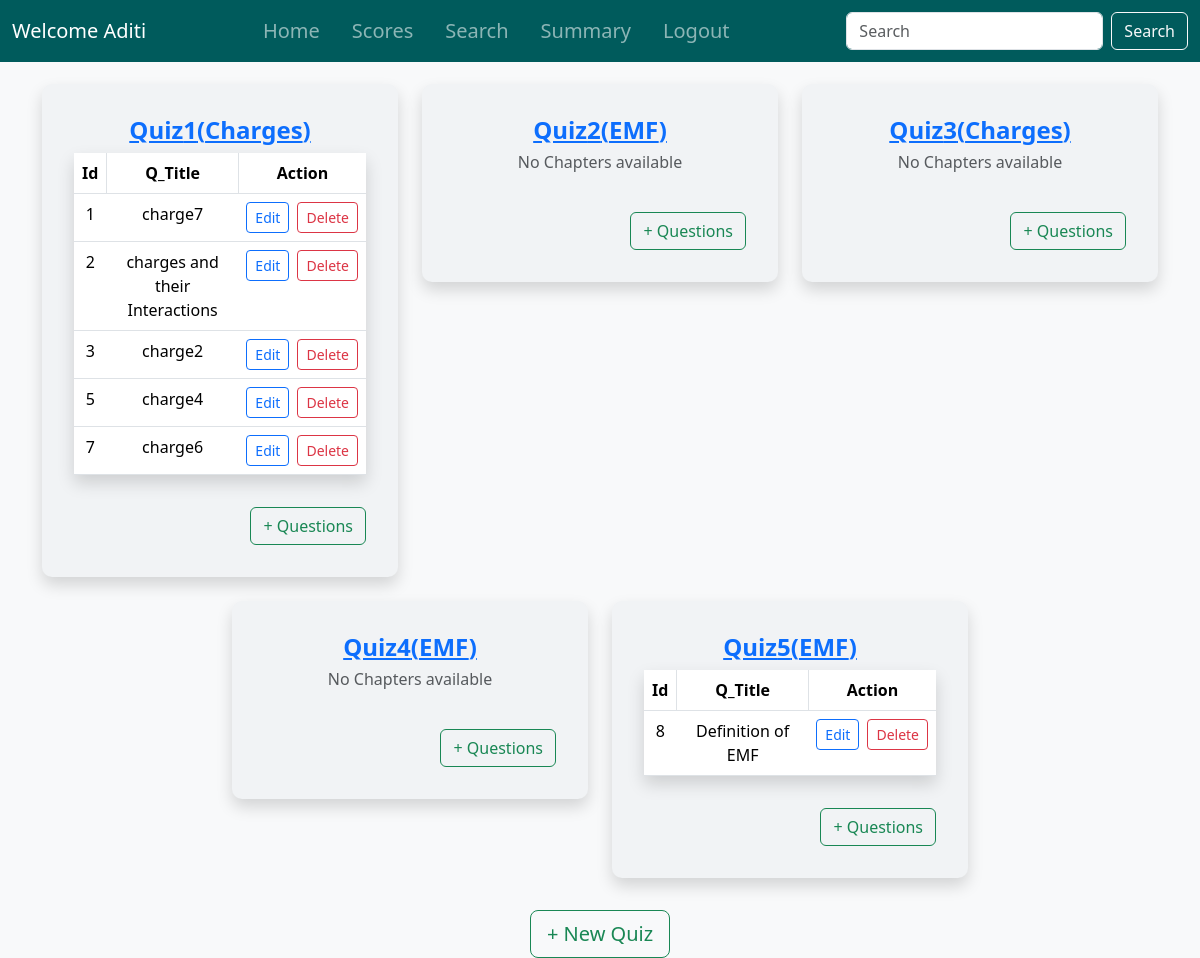
The app's page /admin/quiz_management (signed in), older data.
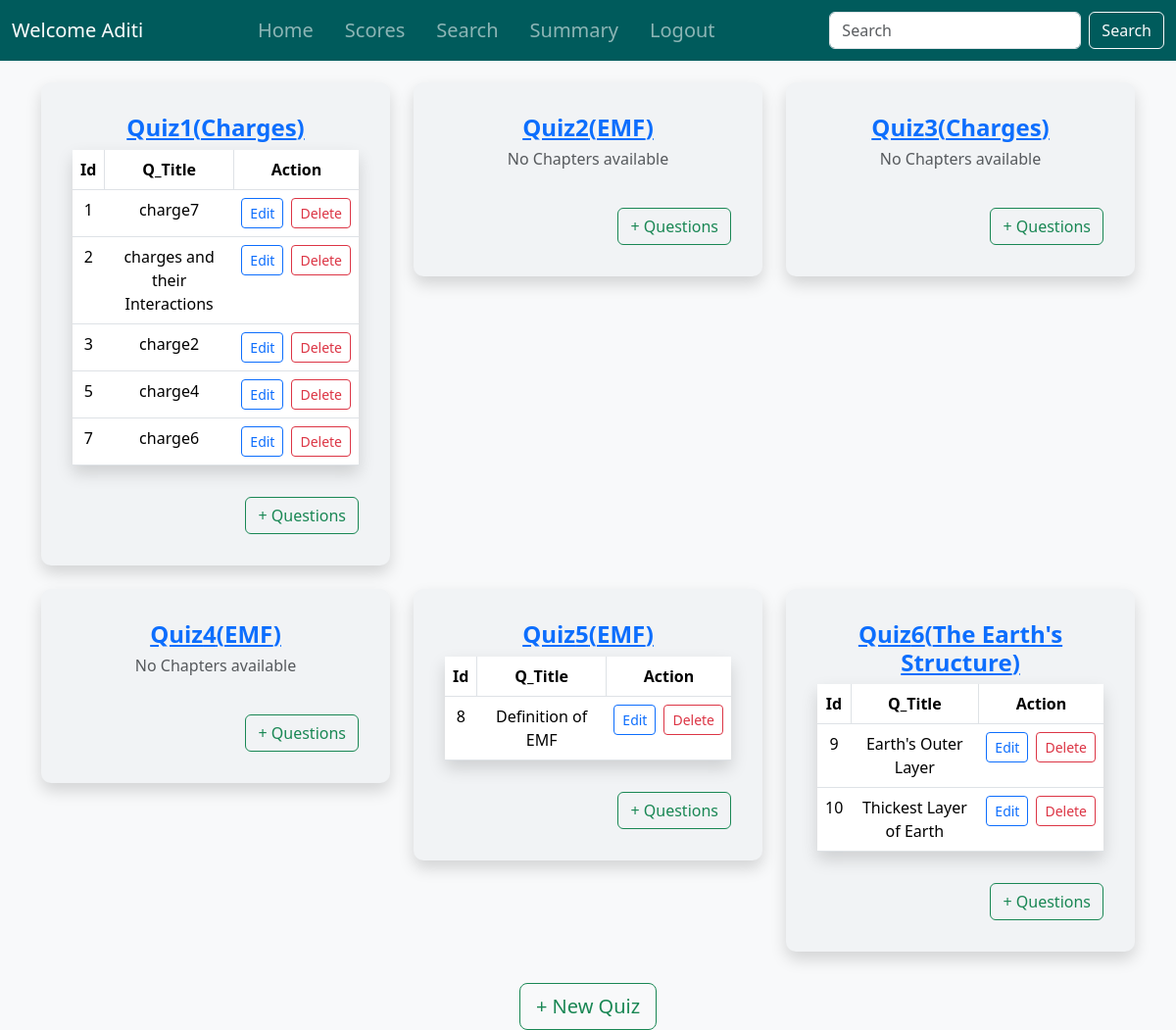
The same page, newer data.
### controllers/models.py (models this page shows, shortened)
class User(db.Model, UserMixin):
    __tablename__ = 'user'
    id = db.Column(db.Integer, primary_key=True)
    fullname = db.Column(db.String(200), nullable=False)
    email = db.Column(db.String(150), unique=True, nullable=False)
    username = db.Column(db.String(100), unique=True, nullable=False)
    dob = db.Column(db.Date, nullable=False)
    qualification = db.Column(db.String(200))
    document_path = db.Column(db.String(length=200), nullable=False)  # Path to uploaded document
    password = db.Column(db.String(60), nullable=False)

class Quiz(db.Model):
    id = db.Column(db.Integer, primary_key=True)
    chapter_id = db.Column(db.Integer, db.ForeignKey('chapter.id'), nullable=False)
    subject_id = db.Column(db.Integer, db.ForeignKey('subject.id'), nullable=False)
    date_of_quiz = db.Column(db.DateTime, default=func.now())
    time_duration = db.Column(db.String(10))  # HH:MM format
    remarks = db.Column(db.Text)
    questions = db.relationship('Question', backref='quiz', cascade='all, delete-orphan')
    scores = db.relationship('Score', backref='quiz', cascade='all, delete-orphan')
    subject = db.relationship('Subject', backref='quizzes')

class Chapter(db.Model):
    id = db.Column(db.Integer, primary_key=True)
    name = db.Column(db.String(200), nullable=False, unique=True)
    description = db.Column(db.Text, nullable=False)
    no_of_quizes = db.Column(db.Integer, nullable=False) # I don't know how to use this stuff.
    subject_id = db.Column(db.Integer, db.ForeignKey('subject.id'), nullable=False)
    quizzes = db.relationship('Quiz', backref='chapter', cascade='all, delete-orphan')

class Question(db.Model):
    id = db.Column(db.Integer, primary_key=True)
    quiz_id = db.Column(db.Integer, db.ForeignKey('quiz.id'), nullable=False)
    question_title = db.Column(db.String(30), nullable=False)
    question_statement = db.Column(db.Text, nullable=False)
    option1 = db.Column(db.String(255), nullable=False)
    option2 = db.Column(db.String(255), nullable=False)
    option3 = db.Column(db.String(255), nullable=False)
    option4 = db.Column(db.String(255), nullable=False)
    correct_option = db.Column(db.Integer, nullable=False)  # Stores option number (1-4)

### controllers/routes.py (the view)
@app.route('/admin/quiz_management')
@login_required
def quiz_management():
    quizes = Quiz.query.all()
    return render_template('quiz_management.html', quizes=quizes)

### controllers/models.py (called while the page is built)
@login_manager.user_loader
def load_user(user_id):
    try:
        user_type, id = user_id.split('-')
        id = int(id)
        if user_type == 'admin':
            return Admin.query.get(id)
        else:
            return User.query.get(id)
    except (ValueError, AttributeError):
        print(f"ERROR: Invalid user_id: {user_id}")
        return None

### controllers/templates/quiz_management.html (shortened to what this page needs)
{% extends 'base.html' %}
{% block content %}
<div class="container mt-4">
    <div class="row g-4 d-flex justify-content-center">
        {% if quizes %}
            {% for quiz in quizes %}
                <div class="col-md-4">
                    <div class="card p-3 shadow">
                        <div class="card-body">
                            <h4 class="fw-bold text-center"><a href="#">Quiz{{ quiz.id }}({{quiz.chapter.name}})</a></h4>
                            <table class="table table-hover shadow">
                                {% if quiz.questions %}
                                    <thead>
                                        <tr>
                                            <th scope="col" class="text-center border-end">Id</th>
                                            <th scope="col" class="text-center border-end">Q_Title</th>
                                            <th scope="col" class="text-center">Action</th>
                                        </tr>
                                    </thead>
                                    <tbody>
                                        {% for question in quiz.questions %}
                                            <tr>
                                                <td class="text-center">{{ question.id }}</td>
                                                <td class="text-center">{{ question.question_title }}</td>
                                                <td class="text-center">
                                                    <div class="d-flex justify-content-center gap-2">
                                                        <a href="#" class="btn btn-outline-primary btn-sm">Edit</a>
                                                        <form action="#" method="POST" onsubmit="return confirm('Are you sure you want to delete this service?')">
                                                            <button type="submit" class="btn btn-outline-danger btn-sm">Delete</button>
                                                        </form>
                                                    </div>
                                                </td>
                                            </tr>
                                        {% endfor %}
                                    </tbody>
                                {% else %}
                                    <h6 class="text-center text-muted">No Chapters available</h6>
                                {% endif %}
                            </table>
                            <div class="row mt-3">
                                <div class="col text-end mt-3">
                                    <a href="{{url_for('add_question', quiz_id=quiz.id)}}" class="btn btn-outline-success">+ Questions</a>
                                </div>
                            </div>
                        </div>
                    </div>
                </div>
            {% endfor %}
        {% else %}
            <div class="container"><h3 style="color: #808080;">No Quizes! Consider creating one.</h3></div>
        {% endif %}
    </div>
</div>
<div class="row mt-3">
    <div class="col text-center mt-3">
        <a href="#" class="btn btn-outline-success btn-lg">+ New Quiz</a>
    </div>
</div>
{% endblock %}

### controllers/templates/base.html (shortened to what this page needs)
<!doctype html>
<html lang="en">
<head>
    <link rel="stylesheet" href="https://cdnjs.cloudflare.com/ajax/libs/font-awesome/6.0.0-beta3/css/all.min.css">
    <link href="https://cdn.jsdelivr.net/npm/bootstrap@5.3.3/dist/css/bootstrap.min.css" rel="stylesheet"
>
    <link rel="stylesheet" href="../static/styles.css">
</head>
<body class="d-flex flex-column min-vh-100">
    <header>
        <nav class="navbar navbar-expand-lg navbar-dark fixed-top color custom-navbar">
            <div class="container-fluid">
                {% if current_user.is_authenticated %}
                <a class="navbar-brand me-auto" href="#">
                    Welcome {{ current_user.username if current_user.username else current_user.email.split('@')[0] }}
                </a>
                <div class="collapse navbar-collapse justify-content-center" id="navbarNavAltMarkup">
                    <div class="navbar-nav">
                        <a class="nav-link fs-5 px-3 py-2" aria-current="page" href="{{url_for('dashboard')}}">Home</a>
                        {% if current_user.__tablename__ == 'admin' %}
                            <a class="nav-link fs-5 px-3 py-2" href="{{url_for('quiz_management')}}">Quiz</a>
                        {% elif current_user.__tablename__ == 'user' %}
                            <a class="nav-link fs-5 px-3 py-2" href="{{ url_for('quiz_scores', user_id=current_user.id)}}">Scores</a>
                        {% endif %}
                        <a class="nav-link fs-5 px-3 py-2" href="{{url_for('search')}}">Search</a>
                        <a class="nav-link fs-5 px-3 py-2" href="#">Summary</a>
                        <a class="nav-link fs-5 px-3 py-2" href="{{url_for('logout')}}">Logout</a>
                    </div>
                </div>
                <form class="d-flex ms-auto">
                    <input class="form-control me-2" type="search" placeholder="Search" aria-label="Search">
                    <button class="btn btn-outline-light" type="submit">Search</button>
                </form>
                {% endif %}
            </div>
        </nav>
    </header>
    <main class="flex-grow-1">
        {% block content %}
        {% endblock %}
    </main>
</body>
</html>

### controllers/static/styles.css (style rules this page uses)
body { padding-top: 60px; }
.custom-navbar { background-color: #005B5C; }

### controllers/templates/quiz_management.html (style rules this page uses)
body { background-color: #f8f9fa; }
.card { border: none; transition: transform 0.2s ease-in-out; background-color: #f1f3f5; border-radius: 10px; }

Row changes from the older to the newer data that the page shows:
added Quiz: id "6", chapter.name "The Earth's Structure"
added Question: id "9", question_title "Earth's Outer Layer", shown under "6"
added Question: id "10", question_title "Thickest Layer of Earth", shown under "6"
